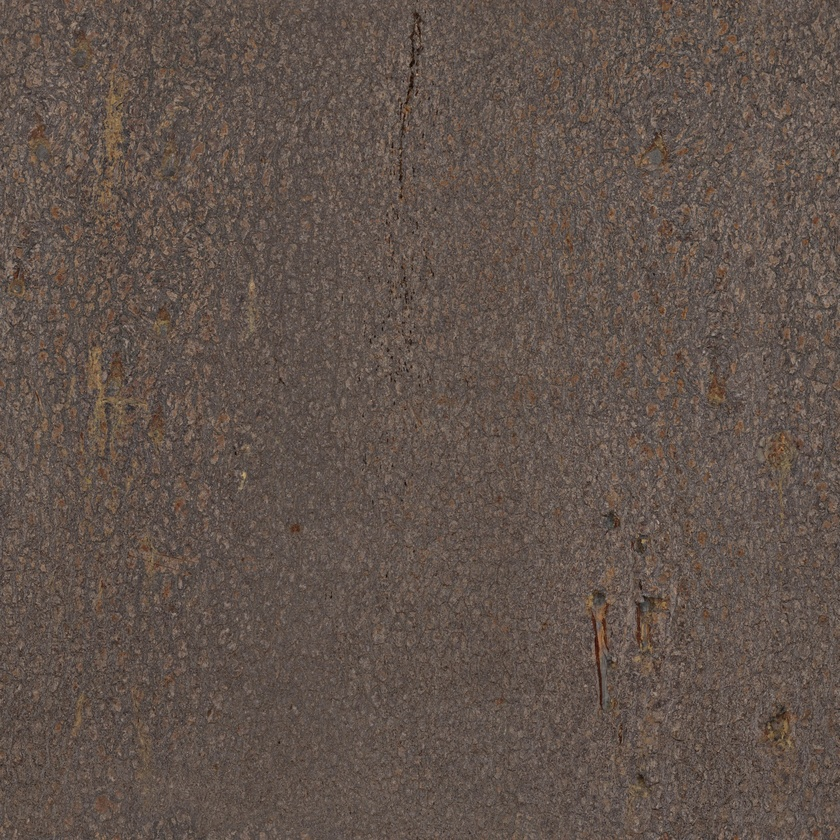
#> input picture Assets/models/pine/bark.jpg, 840 x 840 px, shrunk from 2048 x 2048 before the run; its folder holds only this picture in this run
$ python -i corners.py   (imports and definitions only)   (older library calls are emulated)
#> lines starting #> are read from the running program, lines starting #| are printed output that depends on the picture
#> further down, picture is the input picture: shape (840, 840, 3); mean B, G, R 75.9, 83.6, 97.5
import numpy as np
from scipy.ndimage import gaussian_filter, sobel, maximum_filter
import cv2 as cv2


def _ksize(sigma):
    return 2 * int(4.0 * sigma + 0.5) + 1          # troncature de scipy (truncate = 4)


def harris_function(img, sigma_d=1.0, sigma_i=1.5, k=0.04, version="ours"):
    """ Calcule la fonction de Harris en chaque pixel de l'image img.
    version="ours" : notre formule (gaussienne sigma_d, Sobel 3x3, fenêtre gaussienne sigma_i) ;
    version="opencv" : même chose avec cv2.cornerHarris (fenêtre en boîte), plus rapide ; échelle différente (seuil relatif)."""
#> called with sigma_d = 1, sigma_i = 1.5, k = 0.04, version = 'ours'
    if version == "opencv":
        return harris_opencv(img, sigma_d, sigma_i, k)
    img = np.ascontiguousarray(img, dtype=np.float32) ## nécessaire pour utiliser les fonctions de cv2
    kd, ki = _ksize(sigma_d), _ksize(sigma_i)
    g = cv2.GaussianBlur(img, (kd, kd), sigma_d, borderType=cv2.BORDER_REFLECT) ## réduction du bruit avant calcul des dérivées
    Ix = cv2.Sobel(g, cv2.CV_32F, 1, 0, ksize=3, borderType=cv2.BORDER_REFLECT)
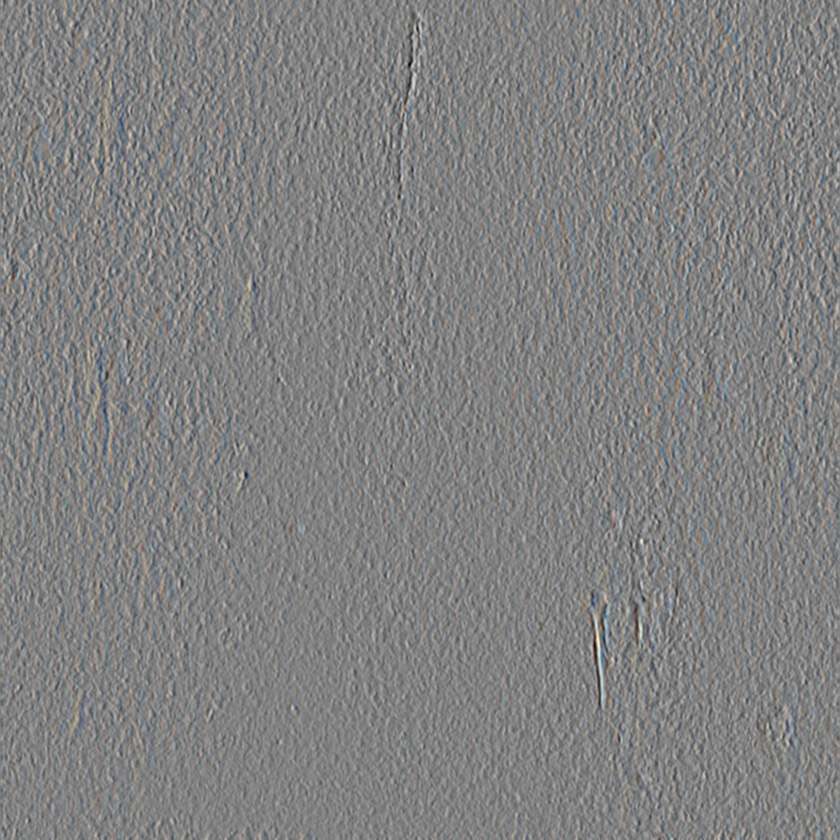
#> Ix: shape (840, 840, 3) float32; mean B, G, R 0, 0, 0; drawn with min black and max white
    Iy = cv2.Sobel(g, cv2.CV_32F, 0, 1, ksize=3, borderType=cv2.BORDER_REFLECT)
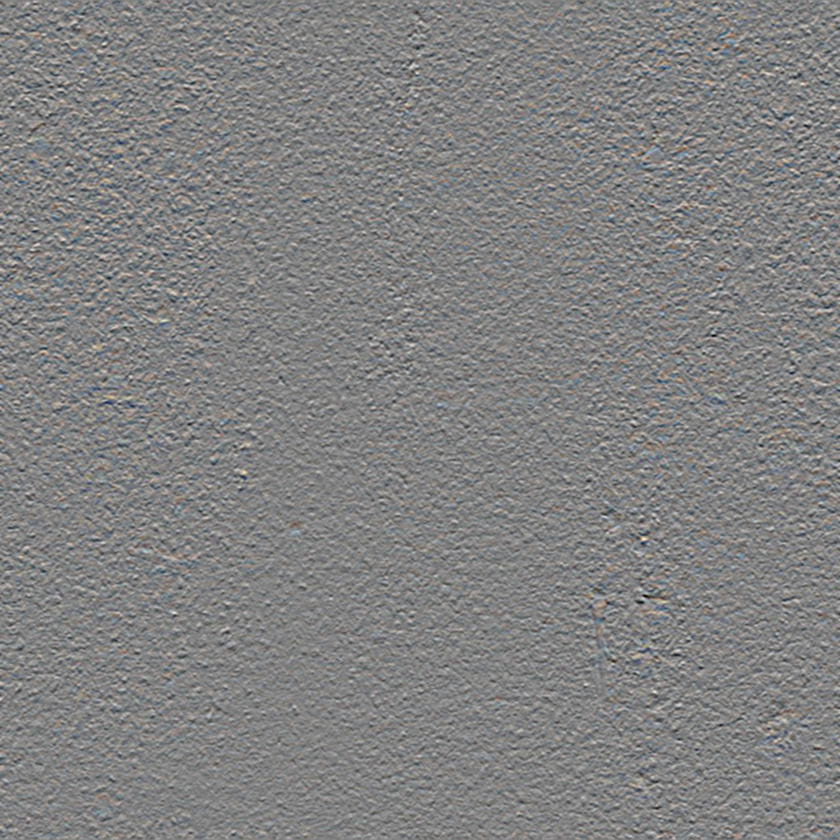
#> Iy: shape (840, 840, 3) float32; mean B, G, R 0, 0, 0; drawn with min black and max white
    Sxx = cv2.GaussianBlur(Ix * Ix, (ki, ki), sigma_i, borderType=cv2.BORDER_REFLECT)
    Sxy = cv2.GaussianBlur(Ix * Iy, (ki, ki), sigma_i, borderType=cv2.BORDER_REFLECT)
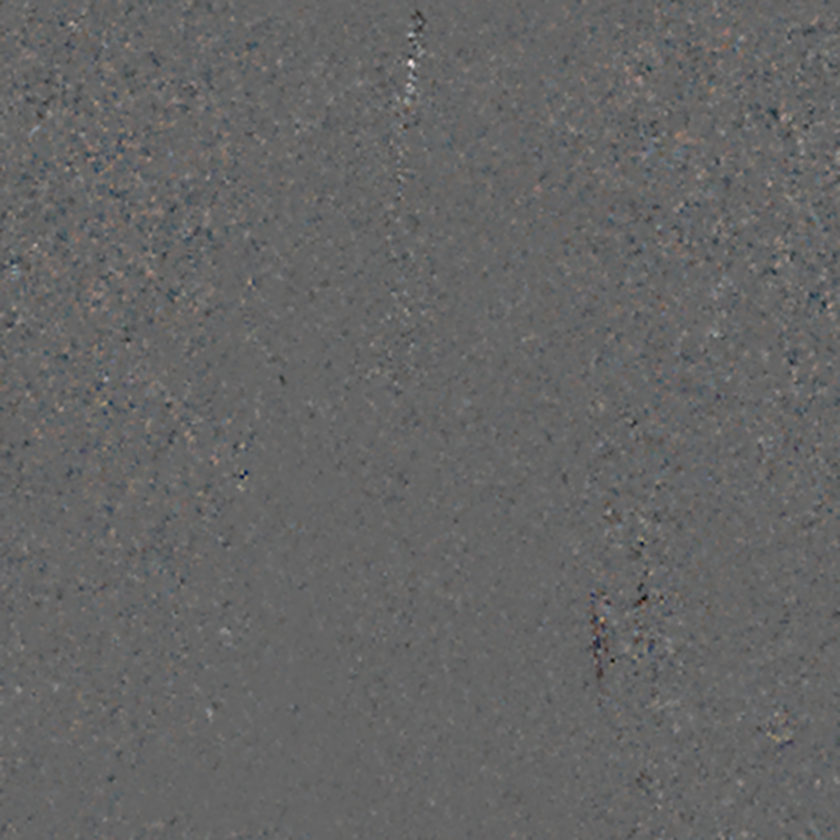
#> Sxy: shape (840, 840, 3) float32; mean B, G, R 7.2, 7.2, 11.8; drawn with min black and max white
    Syy = cv2.GaussianBlur(Iy * Iy, (ki, ki), sigma_i, borderType=cv2.BORDER_REFLECT)
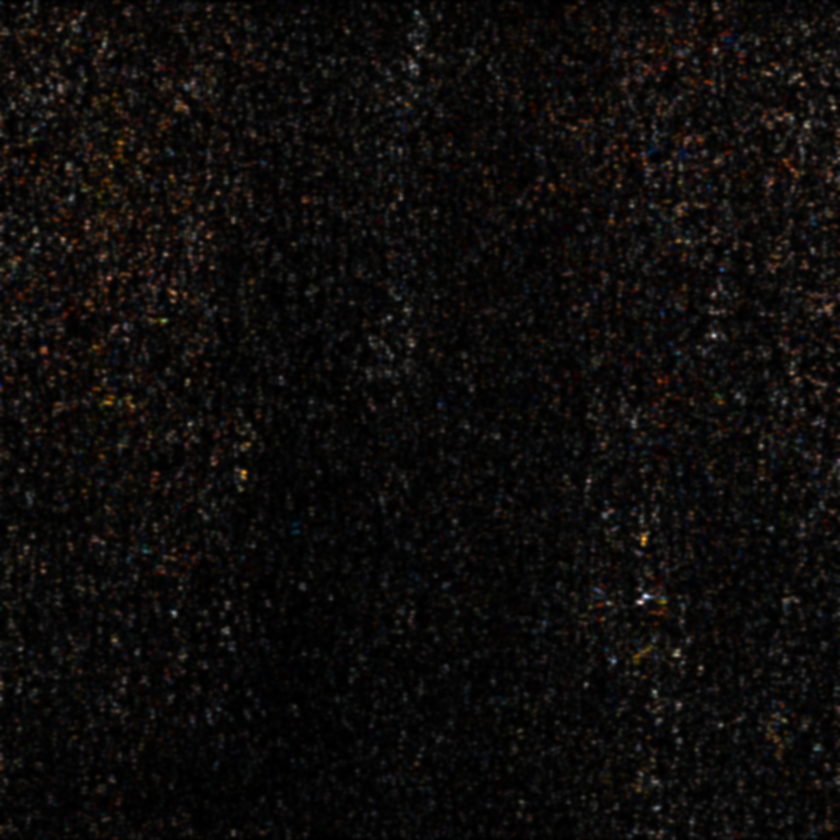
#> Syy: shape (840, 840, 3) float32; mean B, G, R 568.8, 616.9, 712.7; drawn with min black and max white
    trace=Sxx+Syy
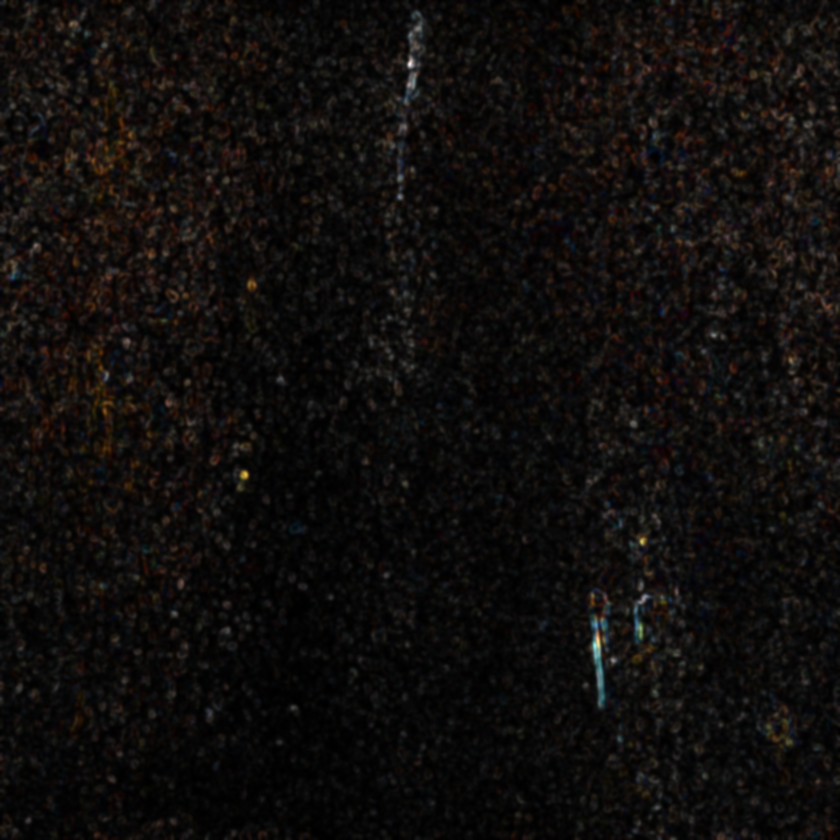
#> trace: shape (840, 840, 3) float32; mean B, G, R 1333.4, 1456.4, 1705.5; drawn with min black and max white
    return Sxx*Syy-Sxy*Sxy-k*trace**2
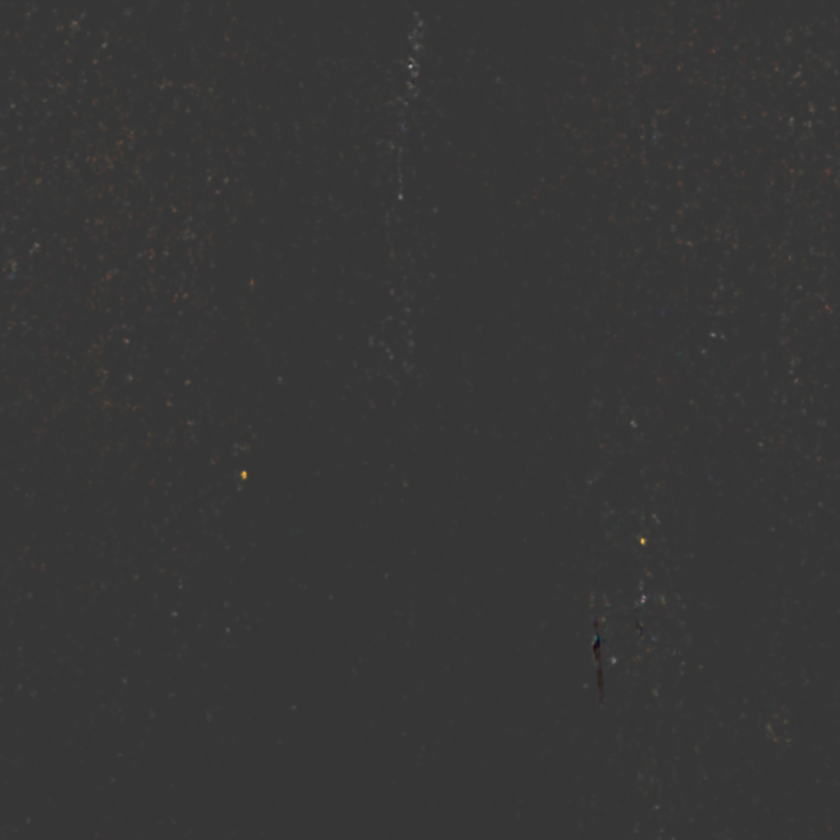
#> returned value: shape (840, 840, 3) float32; mean of channels 0, 1, 2 331467, 396328.3, 533779.5; drawn with min black and max white

# [8 lines left out: function harris_opencv, not called in this run]


# Candidats du dernier appel (même carte R) : un 2e appel sur la même carte avec un seuil et une bordure
# plus stricts (ex. FrontEnd.renew après la détection de test_vslam) les filtre au lieu de tout recalculer.
_cache_cand = None


# [56 lines left out: function detect_corners, not called in this run]

>>> import cv2
>>> picture = cv2.imread('../Assets/models/pine/bark.jpg')
>>> result = harris_function(picture)

$ run again, on Assets/models/pine/trunk.png
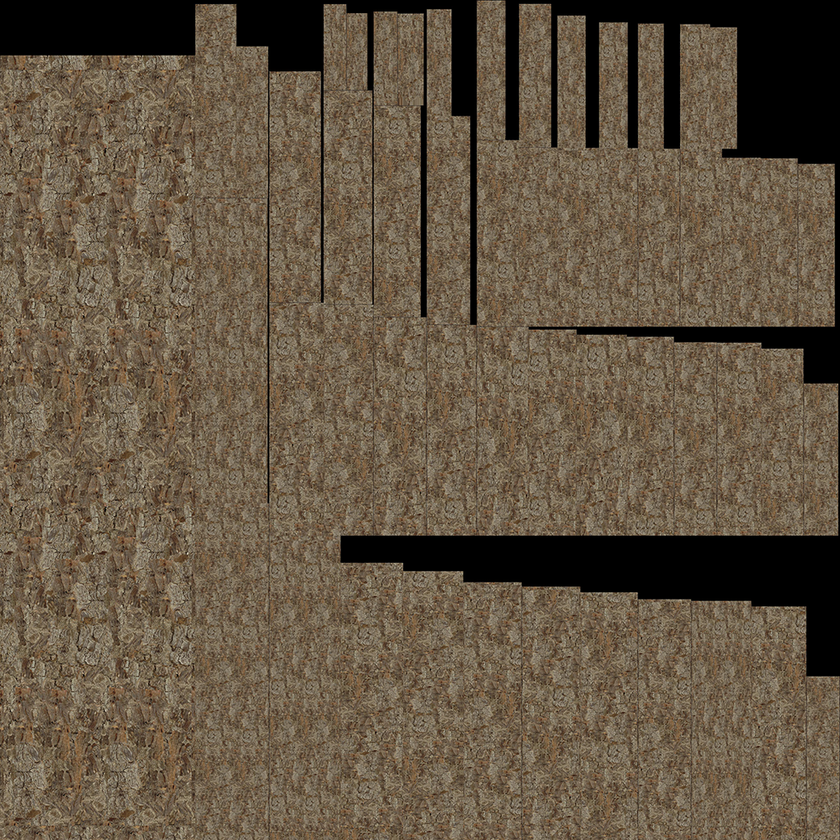
#> input picture Assets/models/pine/trunk.png, 840 x 840 px, shrunk from 1024 x 1024 before the run
#> picture is the input picture: shape (840, 840, 3); mean B, G, R 67.5, 86, 100.2
#> in harris_function, `trace=Sxx+Syy`:
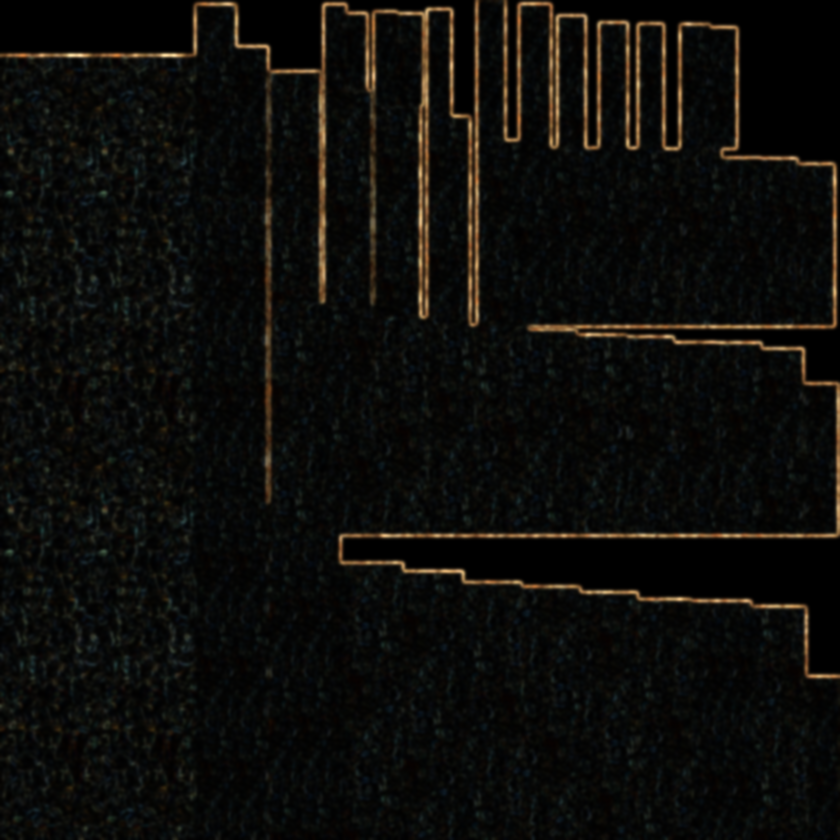
#> trace: shape (840, 840, 3) float32; mean B, G, R 3191.7, 3997.2, 4172.8; drawn with min black and max white
#> in harris_function, `return Sxx*Syy-Sxy*Sxy-k*trace**2`:
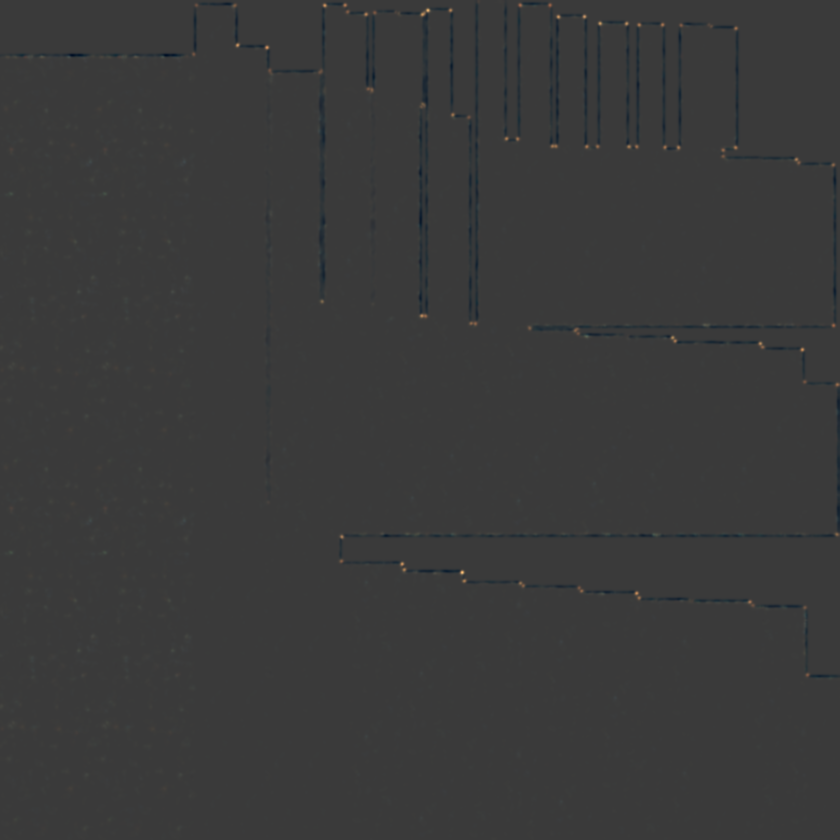
#> returned value: shape (840, 840, 3) float32; mean of channels 0, 1, 2 843965.3, 628316.9, -448472.6; drawn with min black and max white
